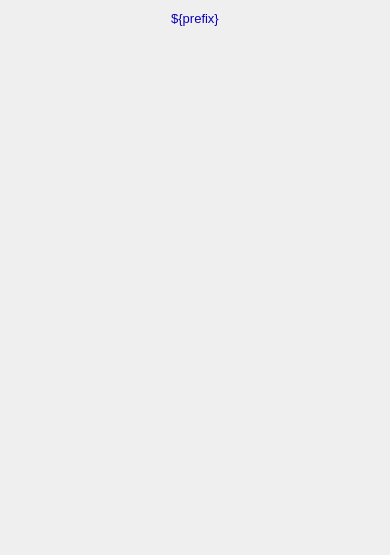
<?xml version="1.0" ?>
<ui version="4.0">
  <class>Dialog</class>
  <widget class="QWidget" name="screen">
    <property name="geometry">
      <rect>
        <x>159</x>
        <y>196</y>
        <width>390</width>
        <height>555</height>
      </rect>
    </property>
    <property name="styleSheet">
      <string notr="true">QWidget#screen {
  color: rgb(0, 0, 0);
  background-color: rgb(187, 187, 187);
  }</string>
    </property>
    <property name="windowTitle">
      <string>NDStdArrays</string>
    </property>
    <widget class="PyDMDrawingRectangle" name="rectangle">
      <property name="geometry">
        <rect>
          <x>0</x>
          <y>5</y>
          <width>390</width>
          <height>25</height>
        </rect>
      </property>
      <property name="brush" stdset="0">
        <brush brushstyle="SolidPattern">
          <color alpha="255">
            <red>218</red>
            <green>218</green>
            <blue>218</blue>
          </color>
        </brush>
      </property>
      <property name="penStyle" stdset="0">
        <enum>Qt::SolidLine</enum>
      </property>
      <property name="penColor" stdset="0">
        <color>
          <red>218</red>
          <green>218</green>
          <blue>218</blue>
        </color>
      </property>
      <property name="penWidth" stdset="0">
        <double>0</double>
      </property>
      <property name="penCapStyle" stdset="0">
        <enum>Qt::FlatCap</enum>
      </property>
      <property name="toolTip">
        <string>rectangle</string>
      </property>
    </widget>
    <widget class="QLabel" name="text">
      <property name="geometry">
        <rect>
          <x>87</x>
          <y>6</y>
          <width>216</width>
          <height>25</height>
        </rect>
      </property>
      <property name="text">
        <string>${prefix}</string>
      </property>
      <property name="font" stdset="0">
        <font>
          <pointsize>10</pointsize>
        </font>
      </property>
      <property name="brush" stdset="0">
        <brush brushstyle="SolidPattern">
          <color alpha="255">
            <red>10</red>
            <green>0</green>
            <blue>184</blue>
          </color>
        </brush>
      </property>
      <property name="toolTip">
        <string>text</string>
      </property>
      <property name="alignment">
        <set>Qt::AlignCenter</set>
      </property>
      <property name="styleSheet">
        <string notr="true">QLabel#text {
  color: rgb(10, 0, 184);
  }</string>
      </property>
    </widget>
    <widget class="PyDMEmbeddedDisplay" name="composite">
      <property name="geometry">
        <rect>
          <x>5</x>
          <y>40</y>
          <width>380</width>
          <height>505</height>
        </rect>
      </property>
      <property name="toolTip">
        <string>composite</string>
      </property>
      <property name="filename" stdset="0">
        <string>PluginBase.ui</string>
      </property>
    </widget>
  </widget>
  <customwidgets>
    <customwidget>
      <class>PyDMDrawingRectangle</class>
      <extends>QWidget</extends>
      <header>pydm.widgets.drawing</header>
    </customwidget>
    <customwidget>
      <class>PyDMLabel</class>
      <extends>QLabel</extends>
      <header>pydm.widgets.label</header>
    </customwidget>
    <customwidget>
      <class>PyDMEmbeddedDisplay</class>
      <extends>QFrame</extends>
      <header>pydm.widgets.embedded_display</header>
    </customwidget>
  </customwidgets>
</ui>
